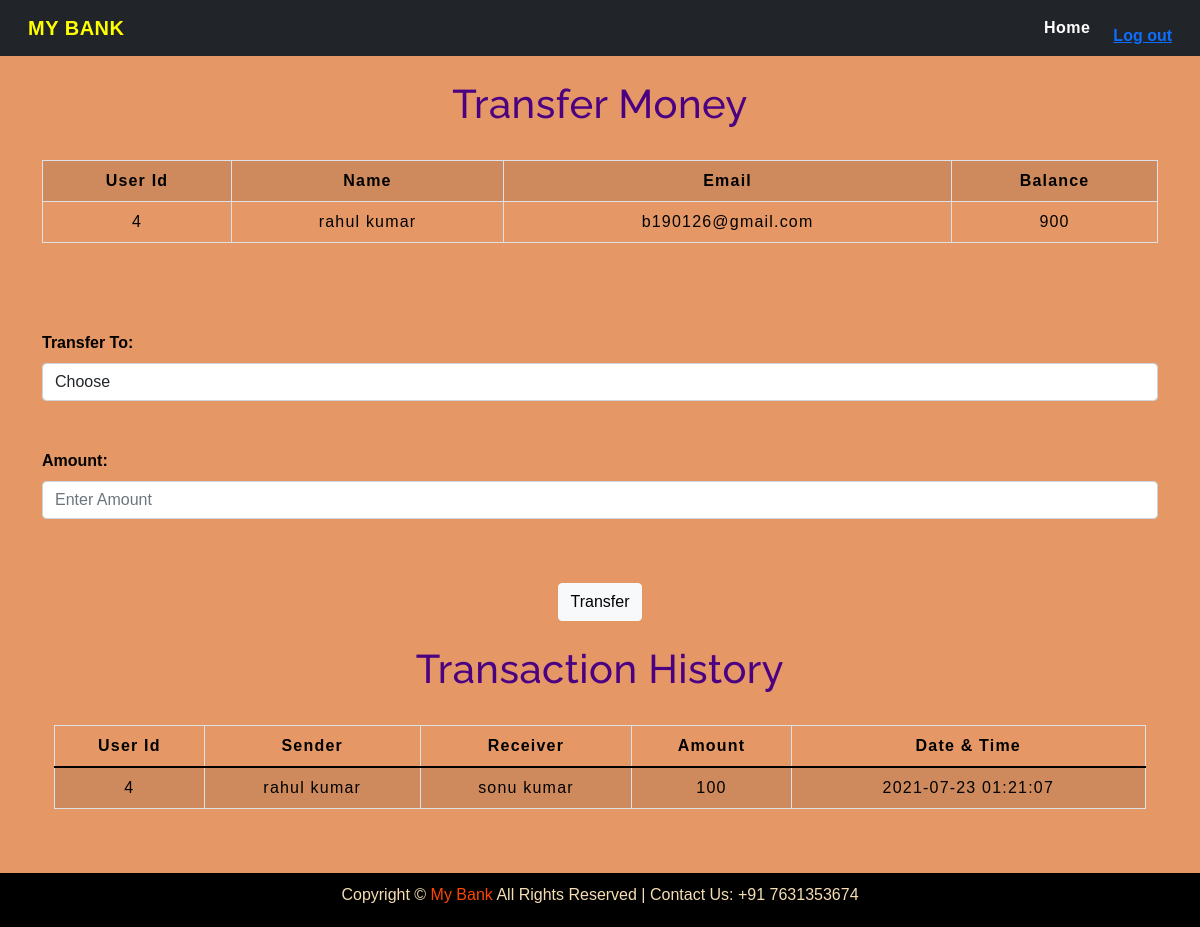
The app's page /selecteduserdetail.php?id=4 with its own data.
### tables this page shows
CREATE TABLE `users` (
  `id` int(3) NOT NULL,
  `name` text NOT NULL,
  `email` varchar(30) NOT NULL,
  `balance` int(8) NOT NULL,
  `password` varchar(20) DEFAULT NULL
);

CREATE TABLE `transaction` (
  `sno` int(3) NOT NULL,
  `id` int(5) DEFAULT NULL,
  `sender` text NOT NULL,
  `receiver` text NOT NULL,
  `balance` int(8) NOT NULL,
  `datetime` datetime NOT NULL DEFAULT current_timestamp()
);

### selecteduserdetail.php (the view, shortened to what this page needs)
<!DOCTYPE html>
<html lang="en">
<head>
    <link rel="stylesheet" href="https://stackpath.bootstrapcdn.com/bootstrap/4.5.2/css/bootstrap.min.css"
>
    <link href="https://cdn.jsdelivr.net/npm/bootstrap@5.0.2/dist/css/bootstrap.min.css" rel="stylesheet"
>
    <link rel="stylesheet" type="text/css" href="css/navbar.css">
    <link rel="stylesheet" type="text/css" href="css/table.css">
</head>
<body style="background-color : #E59866 ;">
    <nav class="navbar navbar-expand-lg navbar-light bg-dark">
    <div class="container-fluid">
        <a class="navbar-brand" href="#"><b style="color:yellow;">MY BANK</b></a>
        <div class="collapse navbar-collapse" id="navbarContent">
            <ul class="navbar-nav">
            <li class="nav-item">
                    <a class="nav-link" href="index.php" style="color : white;"><b>Home</b></a>
                </li>
                <li class="nav-item">
                    <a class="nav-link" href="#" style="color : white;"><b><?php
                        if(isset($_SESSION['logged_in']) && $_SESSION['logged_in'] == 'true')
                        {
                            $name = $_SESSION['name'];
                            echo  $name ;
                        }
                        else
                        {
                            ?>
                            <a href="#">Log out</a>
                        <?php
                        }
                        ?></b></a>
                </li>
            </ul>
        </div>
    </div>
</nav>
	<div class="container">
        <h2 class="text-center pt-4" style="color : indigo;">Transfer Money</h2>
            <?php
                include 'config.php';
                $sid=$_GET['id'];
                $sql = "SELECT * FROM  users where id=$sid";
                $result=mysqli_query($conn,$sql);
                $rows=mysqli_fetch_assoc($result);
            ?>
            <form method="post" name="tcredit" class="tabletext" ><br>
                <div>
                    <table class="table table-striped table-condensed table-bordered">
                        <tr style="color : black;">
                            <th class="text-center">User Id</th>
                            <th class="text-center">Name</th>
                            <th class="text-center">Email</th>
                            <th class="text-center">Balance</th>
                        </tr>
                        <tr style="color : black;">
                            <td class="py-2"><?php echo $rows['id'] ?></td>
                            <td class="py-2"><?php echo $rows['name'] ?></td>
                            <td class="py-2"><?php echo $rows['email'] ?></td>
                            <td class="py-2"><?php echo $rows['balance'] ?></td>
                        </tr>
                    </table>
                </div>
                <br><br><br>
                <label style="color : black;"><b>Transfer To:</b></label>
                <select name="to" class="form-control" required>
                        <option value="" disabled selected>Choose</option>
                </select><br><br>
                <label style="color : black;"><b>Amount:</b></label>
                <input type="number" class="form-control" name="amount" placeholder="Enter Amount" required >
                <br><br>
                <div class="text-center" >
                    <button class="btn mt-3 btn-light" name="submit" type="submit" id="myBtn" >Transfer</button>
                </div>
            </form>
        <div class="container">
            <h2 class="text-center pt-4" style="color : indigo;">Transaction History</h2><br>
            <div class="table-responsive-sm">
                <table class="table table-hover table-striped table-condensed table-bordered">
                    <thead style="color : black;">
                        <tr>
                            <th class="text-center">User Id</th>
                            <th class="text-center">Sender</th>
                            <th class="text-center">Receiver</th>
                            <th class="text-center">Amount</th>
                            <th class="text-center">Date & Time</th>
                        </tr>
                    </thead>
                    <tbody>
                        <?php
                            include 'config.php';
                            $sid=$_GET['id'];
                            $sql ="select * from transaction where id=$sid";
                            $query =mysqli_query($conn, $sql);
                            while($rows = mysqli_fetch_assoc($query))
                            {
                        ?>
                            <tr style="color : black;">
                            <td class="py-2"><?php echo $rows['id']; ?></td>
                            <td class="py-2"><?php echo $rows['sender']; ?></td>
                            <td class="py-2"><?php echo $rows['receiver']; ?></td>
                            <td class="py-2"><?php echo $rows['balance']; ?> </td>
                            <td class="py-2"><?php echo $rows['datetime']; ?> </td>
                            </tr>
                        <?php
                            }
                        ?>
                    </tbody>
                </table>
            </div>
        </div><br><br>
    </div>
    <?php include 'footer.php';?>
</body>
</html>

### css/navbar.css (style rules this page uses)
.nav-link { margin-right: 15px; color:#2F363F; letter-spacing: 0.5px; transition: 0.5s; }
.navbar-brand { color: #4C4B4B; letter-spacing: 0.5px; }
h2 { color: #4C4B4B; letter-spacing: 0.5px; font-family: raleway; }

### css/table.css (style rules this page uses)
* { padding: 0; margin: 0; box-sizing: border-box; font-family: sans-serif; }
h2 { font-size: 40px; }
table { letter-spacing: 1.2px; }
td { text-align: center; }
button { border:none; background: #d9d9d9; transition: 1s; }

### selecteduserdetail.php (style rules this page uses)
button { border:none; background: #d9d9d9; }

### records on screen
users: id "4", name "rahul kumar", email "b190126@gmail.com", balance "900"
transaction: id "4", sender "rahul kumar", receiver "sonu kumar", balance "100", datetime "2021-07-23 01:21:07"
